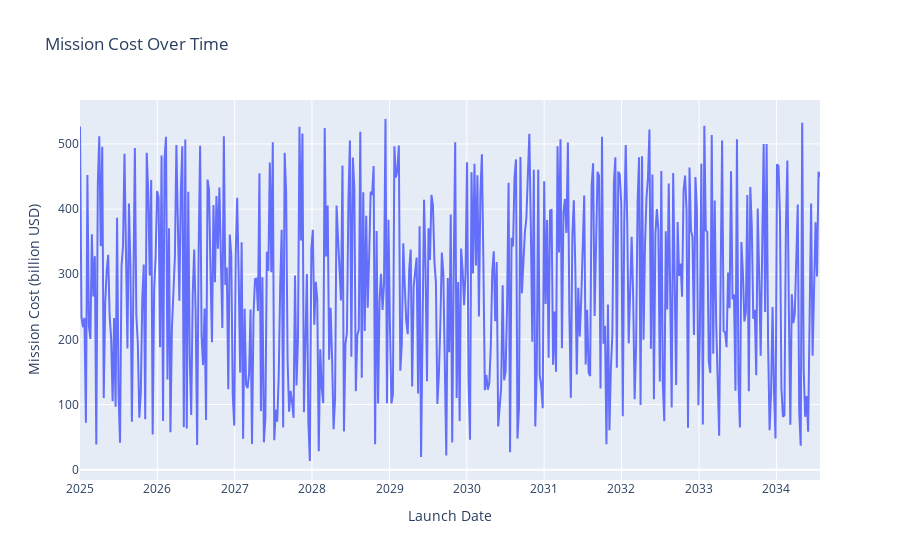

Source (notebook cell):
### Code cell
# Create a line plot for Mission Cost over time
fig = px.line(df, x='Launch Date', y='Mission Cost (billion USD)',
              title='Mission Cost Over Time')
             

fig.show()

#you can hover over the line to see the exact values

### Figure 1 — Plotly figure (JSON) as saved in the notebook; plotly's stock layout.template omitted (floating-point values rounded to 4 significant figures; data arrays with more than 128 entries replaced by an {"elided": "..."} marker saying what was removed)
{"data": [{"hovertemplate": "Launch Date=%{x}<br>Mission Cost (billion USD)=%{y}<extra></extra>", "legendgroup": "", "line": {"color": "#636efa", "dash": "solid"}, "marker": {"symbol": "circle"}, "mode": "lines", "name": "", "orientation": "v", "showlegend": false, "type": "scatter", "x": {"elided": "500 str values"}, "xaxis": "x", "y": {"elided": "500 float values"}, "yaxis": "y"}], "layout": {"legend": {"tracegroupgap": 0}, "title": {"text": "Mission Cost Over Time"}, "xaxis": {"anchor": "y", "domain": [0, 1], "title": {"text": "Launch Date"}}, "yaxis": {"anchor": "x", "domain": [0, 1], "title": {"text": "Mission Cost (billion USD)"}}}}
